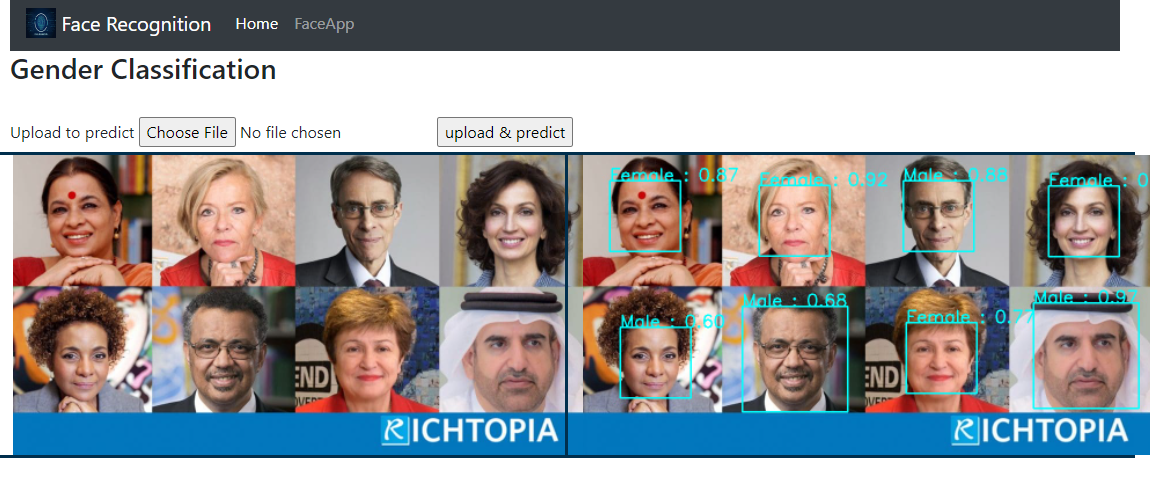
#> input picture img.png, 1150 x 479 px, given in place of video.mp4, which was not available
$ jupyter execute --allow-errors 'Make Pipeline Model.ipynb'   (shell and % lines are left out)   (text cells are left out)
#> lines starting #> are read from the running program, lines starting #| are printed output that depends on the picture; after the words box and inside, x2 and y2 are one past the last pixel; in counts of white or black regions, pixels touching at a corner belong together; pictures that were not available may be replaced by others from this repository, and a replacement may not be noted
[cell 1]
import numpy as np
import pandas as pd
import matplotlib.pyplot as plt
import sklearn
import pickle
import cv2

[cell 2]
# load all the models
haar = cv2.CascadeClassifier('./model/haarcascade_frontalface_default.xml')
# pickle files
mean  = pickle.load(open('./model/mean_preprocess.pickle','rb'))
#> (reads model/mean_preprocess.pickle from the repository)
model_svm  = pickle.load(open('./model/model_svm.pickle','rb'))
#> (reads model/model_svm.pickle from the repository)
#> further down, frame is the input picture: shape (479, 1150, 3); mean B, G, R 153.7, 151.9, 152
#> (the rest of this cell did not finish here and is left out)

[cell 3]
gender_pre = ['Male','Female']
font = cv2.FONT_HERSHEY_SIMPLEX

[cell 4]
# test data
test_data_path = './data/male_000281.jpg'
color = 'bgr'
# step-1: read image
img = cv2.imread(test_data_path)

def pipeline_model(img,color='rgb'):
    # step-2: convert into gray scale
#> called with color = 'bgr'
    if color == 'bgr':
        gray = cv2.cvtColor(img,cv2.COLOR_BGR2GRAY)
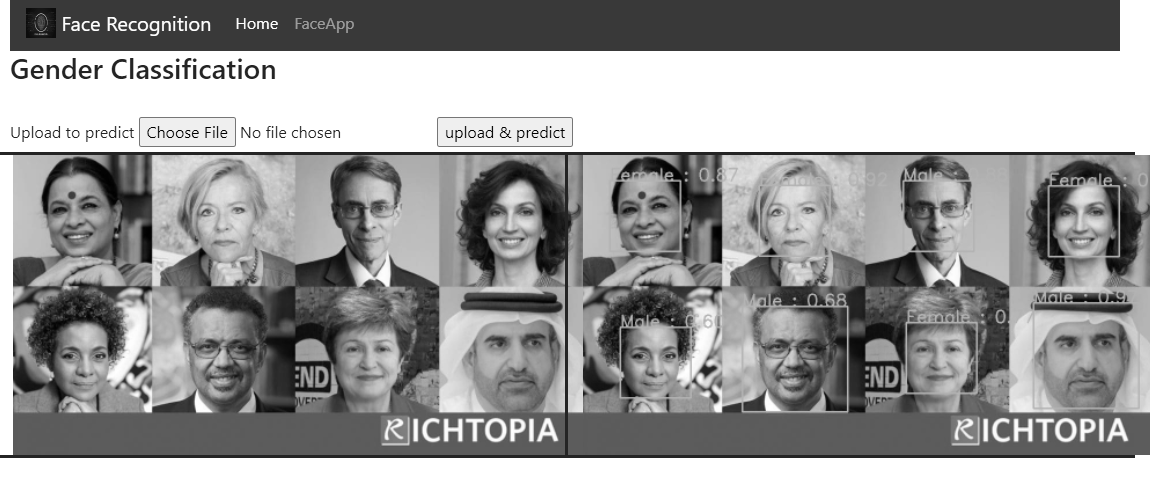
#> gray: shape (479, 1150); min 0, max 255, mean 152.1
    else:
        gray = cv2.cvtColor(img,cv2.COLOR_RGB2GRAY)
    # step-3: crop the face (using haar cascase classifier)
    faces = haar.detectMultiScale(gray,1.5,3)
#> faces = 16 rows, first 6: [37, 175, 81, 81], [328, 177, 81, 81], [605, 177, 81, 81], [897, 178, 81, 81], [183, 179, 81, 81], [472, 181, 81, 81]
    for x,y,w,h in faces:
        cv2.rectangle(img,(x,y),(x+w,y+h),(0,255,0),2) # drawing rectangle
        roi = gray[y:y+h,x:x+w] # crop image
        # step - 4: normalization (0-1)
        roi = roi / 255.0
        # step-5: resize images (100,100)
        if roi.shape[1] > 100:
            roi_resize = cv2.resize(roi,(100,100),cv2.INTER_AREA)
        else:
            roi_resize = cv2.resize(roi,(100,100),cv2.INTER_CUBIC)
        # step-6: Flattening (1x10000)
        roi_reshape = roi_resize.reshape(1,10000) # 1,-1
        # step-7: subptract with mean
        roi_mean = roi_reshape - mean
        # step -8: get eigen image
        eigen_image = model_pca.transform(roi_mean)
        # step -9: pass to ml model (svm)
        results = model_svm.predict_proba(eigen_image)[0]
        # step -10:
        predict = results.argmax() # 0 or 1
        score = results[predict]
        # step -11:
        text = "%s : %0.2f"%(gender_pre[predict],score)
        cv2.putText(img,text,(x,y),font,1,(0,255,0),2)
#> this loop made 1 pass
#> pass 1, in pipeline_model, `roi = gray[y:y+h,x:x+w]`:
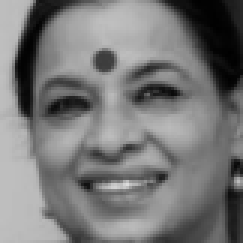
#> roi: shape (81, 81) (shown 3 times larger); min 0, max 220, mean 119.6
#> pass 1, in pipeline_model, `roi_resize = cv2.resize(roi,(100,100),cv2.INTER_CUBIC)`:
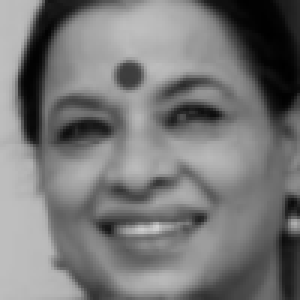
#> roi_resize: shape (100, 100) float64 (shown 3 times larger); min 0.000843, max 0.818, mean 0.469
#> after the loop:
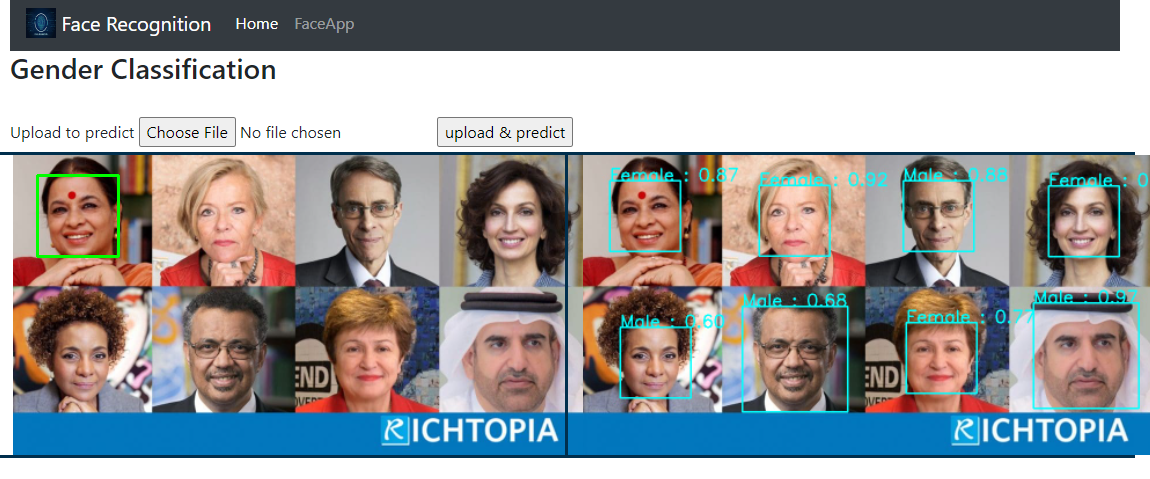
#> img: shape (479, 1150, 3); 0.18% of pixels changed, all inside (x1, y1, x2, y2) = (36, 174, 120, 258)
    return img

#> (a cell that did not finish here is left out)

#> (a cell that did not finish here is left out)

[cell 7]
from PIL import Image

[cell 8]
import matplotlib.image as mat_image

[cell 9]
test_data_path = './data/male_000281.jpg'
color = 'bgr'
# step-1: read image
#> (the rest of this cell did not finish here and is left out)

[cell 10]
cap = cv2.VideoCapture('./data/video.mp4')

#> (the rest of this cell did not finish here and is left out)
